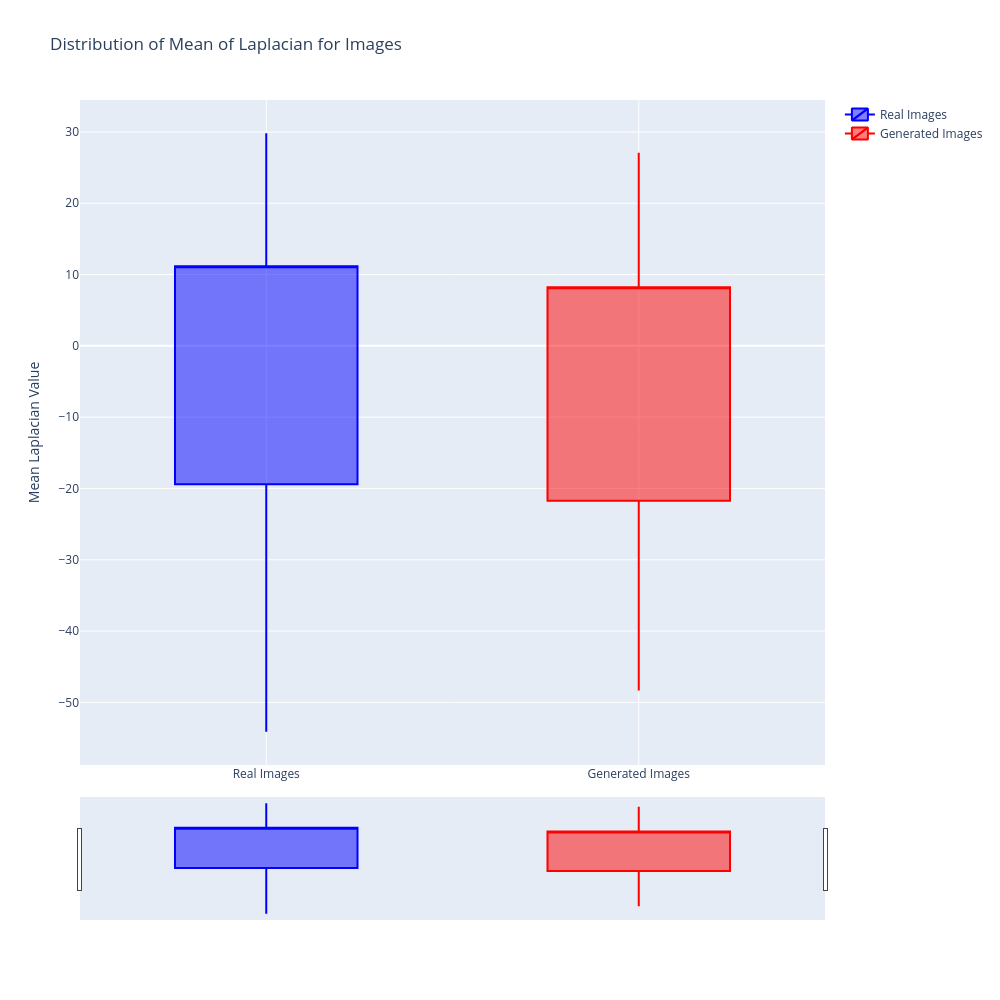
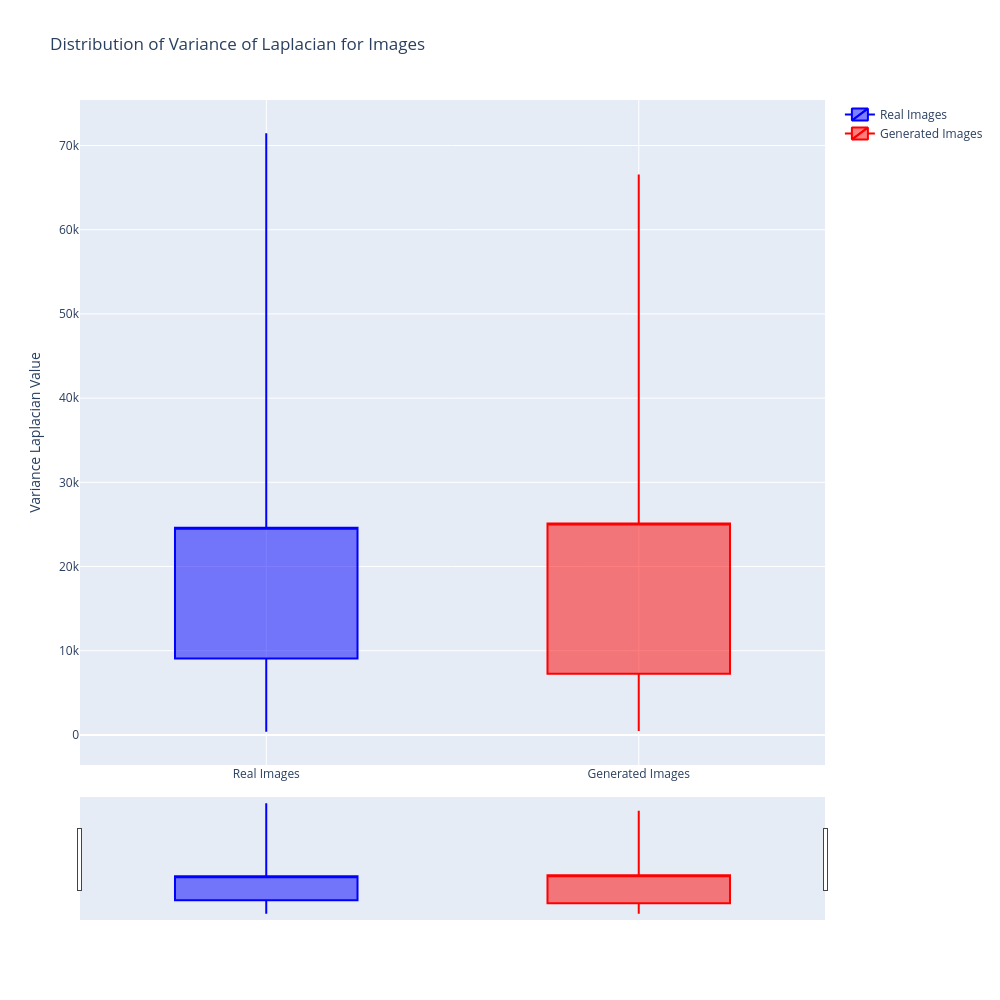

Source (notebook cell) for these figures, in order:
### Code cell
normalized_real_images = (validation_data + 1) / 2

normalized_generated_images = (generated_images + 1) / 2

real_images_rgb_alpha = normalized_real_images * 255
real_images_rgb_alpha = real_images_rgb_alpha.astype(np.uint8)

# Generated images: N_images x 64 x 64 x 4
generated_images_rgb_alpha = normalized_generated_images * 255
generated_images_rgb_alpha = generated_images_rgb_alpha.astype(np.uint8)

# Calculate Mean and Variance of Laplacian for each image
real_laplacian_means = []
real_laplacian_variances = []
generated_laplacian_means = []
generated_laplacian_variances = []

for i in range(normalized_real_images.shape[0]):
    # For Laplacian, it's typically applied to grayscale images
    # Convert from 4 channels (RGBA) to 3 channels (RGB) then to grayscale
    # OpenCV's cvtColor expects BGR, so we'll treat the first 3 channels as such
    real_rgb = real_images_rgb_alpha[i, :, :, :3]
    real_gray = cv2.cvtColor(real_rgb, cv2.COLOR_RGB2GRAY)
    
    # Calculate Laplacian
    # Use CV_64F for higher precision to handle potential negative values
    real_laplacian = cv2.Laplacian(real_gray, cv2.CV_64F)
    
    # Calculate mean and variance of the Laplacian image
    real_laplacian_means.append(np.mean(real_laplacian))
    real_laplacian_variances.append(np.var(real_laplacian))

    # Repeat for generated images
    generated_rgb = generated_images_rgb_alpha[i, :, :, :3]
    generated_gray = cv2.cvtColor(generated_rgb, cv2.COLOR_RGB2GRAY)
    generated_laplacian = cv2.Laplacian(generated_gray, cv2.CV_64F)
    generated_laplacian_means.append(np.mean(generated_laplacian))
    generated_laplacian_variances.append(np.var(generated_laplacian))

# Prepare data for candle chart plotting (Mean of Laplacian)
# For real images
real_mean_laplacian_min = np.min(real_laplacian_means)
real_mean_laplacian_q1 = np.percentile(real_laplacian_means, 25)
real_mean_laplacian_median = np.median(real_laplacian_means)
real_mean_laplacian_q3 = np.percentile(real_laplacian_means, 75)
real_mean_laplacian_max = np.max(real_laplacian_means)

# For generated images
generated_mean_laplacian_min = np.min(generated_laplacian_means)
generated_mean_laplacian_q1 = np.percentile(generated_laplacian_means, 25)
generated_mean_laplacian_median = np.median(generated_laplacian_means)
generated_mean_laplacian_q3 = np.percentile(generated_laplacian_means, 75)
generated_mean_laplacian_max = np.max(generated_laplacian_means)

# 4. Plot Mean of Laplacian on a Candle Chart
fig_mean = go.Figure(data=[
    go.Candlestick(
        x=['Real Images'],
        open=[real_mean_laplacian_q1],
        high=[real_mean_laplacian_max],
        low=[real_mean_laplacian_min],
        close=[real_mean_laplacian_q3],
        name='Real Images',
        increasing_line_color='blue',
        decreasing_line_color='blue'
    ),
    go.Candlestick(
        x=['Generated Images'],
        open=[generated_mean_laplacian_q1],
        high=[generated_mean_laplacian_max],
        low=[generated_mean_laplacian_min],
        close=[generated_mean_laplacian_q3],
        name='Generated Images',
        increasing_line_color='red',
        decreasing_line_color='red'
    )
])

fig_mean.update_layout(
    title='Distribution of Mean of Laplacian for Images',
    yaxis_title='Mean Laplacian Value',
    width=1000,
    height=1000,
)

fig_mean.show()

# 5. Prepare data for candle chart plotting (Variance of Laplacian)
# For real images
real_var_laplacian_min = np.min(real_laplacian_variances)
real_var_laplacian_q1 = np.percentile(real_laplacian_variances, 25)
real_var_laplacian_median = np.median(real_laplacian_variances)
real_var_laplacian_q3 = np.percentile(real_laplacian_variances, 75)
real_var_laplacian_max = np.max(real_laplacian_variances)

# For generated images
generated_var_laplacian_min = np.min(generated_laplacian_variances)
generated_var_laplacian_q1 = np.percentile(generated_laplacian_variances, 25)
generated_var_laplacian_median = np.median(generated_laplacian_variances)
generated_var_laplacian_q3 = np.percentile(generated_laplacian_variances, 75)
generated_var_laplacian_max = np.max(generated_laplacian_variances)

# 6. Plot Variance of Laplacian on a Candle Chart
fig_var = go.Figure(data=[
    go.Candlestick(
        x=['Real Images'],
        open=[real_var_laplacian_q1],
        high=[real_var_laplacian_max],
        low=[real_var_laplacian_min],
        close=[real_var_laplacian_q3],
        name='Real Images',
        increasing_line_color='blue',
        decreasing_line_color='blue'
    ),
    go.Candlestick(
        x=['Generated Images'],
        open=[generated_var_laplacian_q1],
        high=[generated_var_laplacian_max],
        low=[generated_var_laplacian_min],
        close=[generated_var_laplacian_q3],
        name='Generated Images',
        increasing_line_color='red',
        decreasing_line_color='red'
    )
])

fig_var.update_layout(
    title='Distribution of Variance of Laplacian for Images',
    yaxis_title='Variance Laplacian Value',
    width=1000,
    height=1000
)

fig_var.show()

### Figure 1 — Plotly figure (JSON) as saved in the notebook; plotly's stock layout.template omitted (floating-point values rounded to 4 significant figures)
{"data": [{"close": [11.18], "decreasing": {"line": {"color": "blue"}}, "high": [29.82], "increasing": {"line": {"color": "blue"}}, "low": [-54.12], "name": "Real Images", "open": [-19.41], "type": "candlestick", "x": ["Real Images"]}, {"close": [8.238], "decreasing": {"line": {"color": "red"}}, "high": [27.09], "increasing": {"line": {"color": "red"}}, "low": [-48.32], "name": "Generated Images", "open": [-21.71], "type": "candlestick", "x": ["Generated Images"]}], "layout": {"height": 1000, "title": {"text": "Distribution of Mean of Laplacian for Images"}, "width": 1000, "yaxis": {"title": {"text": "Mean Laplacian Value"}}}}

### Figure 2 — Plotly figure (JSON) as saved in the notebook; plotly's stock layout.template omitted (floating-point values rounded to 4 significant figures)
{"data": [{"close": [24590.0], "decreasing": {"line": {"color": "blue"}}, "high": [71460.0], "increasing": {"line": {"color": "blue"}}, "low": [377.0], "name": "Real Images", "open": [9065.0], "type": "candlestick", "x": ["Real Images"]}, {"close": [25120.0], "decreasing": {"line": {"color": "red"}}, "high": [66570.0], "increasing": {"line": {"color": "red"}}, "low": [477.2], "name": "Generated Images", "open": [7263.0], "type": "candlestick", "x": ["Generated Images"]}], "layout": {"height": 1000, "title": {"text": "Distribution of Variance of Laplacian for Images"}, "width": 1000, "yaxis": {"title": {"text": "Variance Laplacian Value"}}}}
